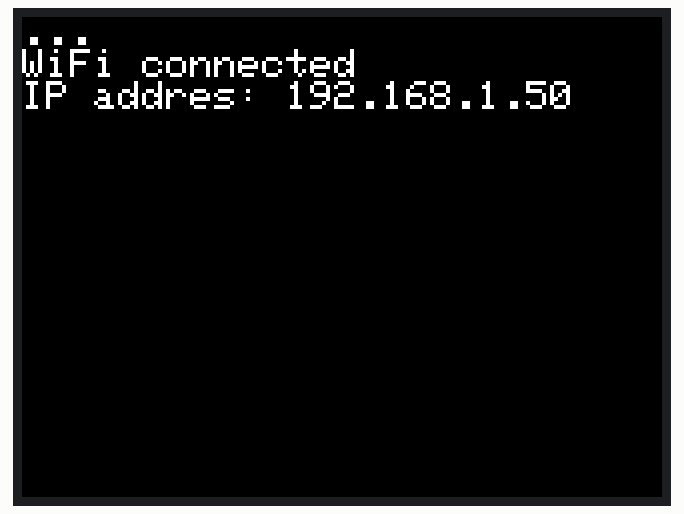
Bench run of a sketch on a simulated ESP32. On the bench: 320×240 colour display. WiFi joins after 1.5 s; servers stay silent unless stated; the local clock reads 2024-03-15 10:24:30 at power-on unless the sketch sets it.

Above: at 1.7 s.
At 2.3 s:
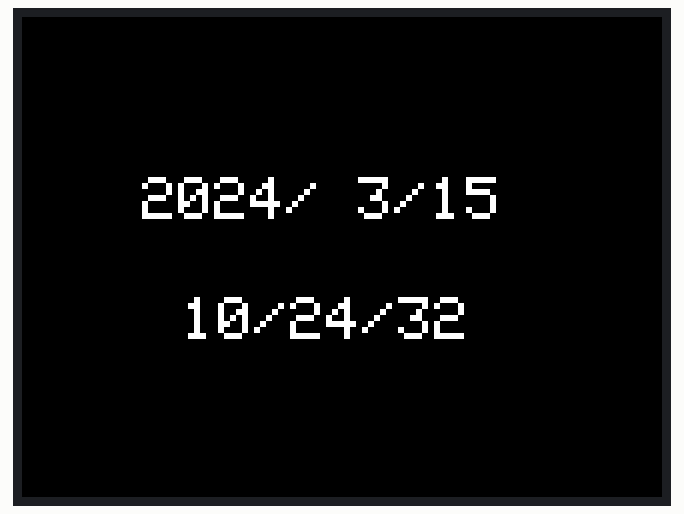
At 11.1 s:
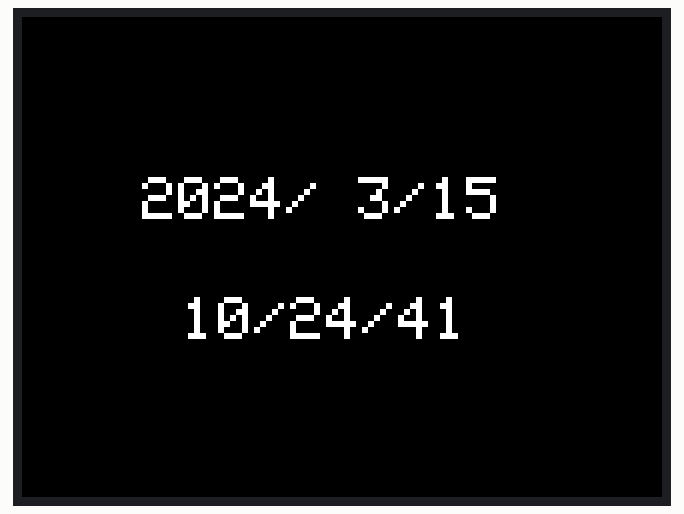
At 20.2 s:
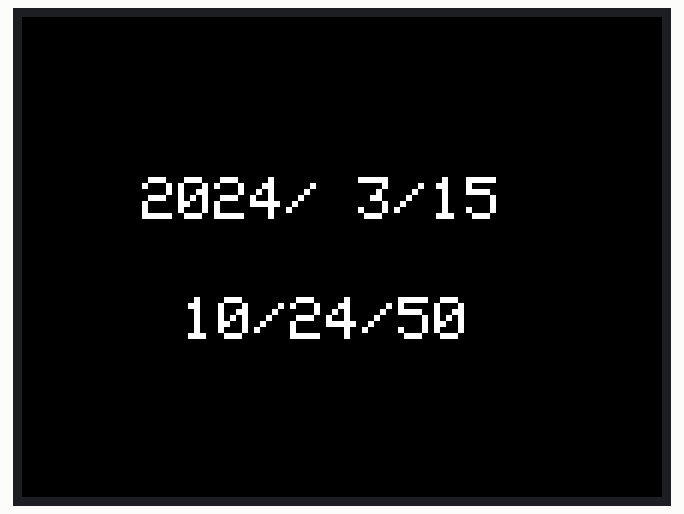
At 29.1 s:
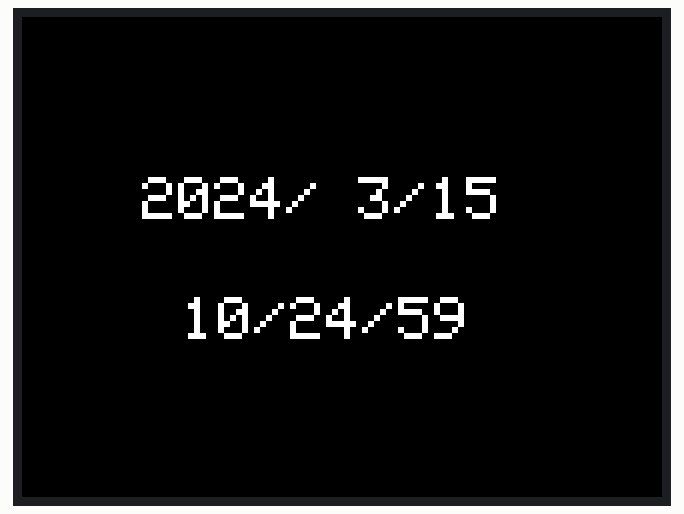
At 38.1 s:
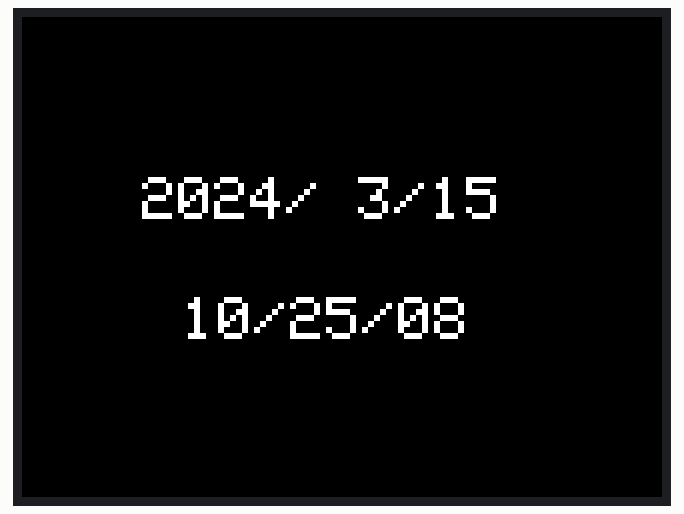

Measured:
- what the display in image 0 shows lasts 0.5 s, from 1.7 s to 2.2 s
- what the display in image 1 shows lasts 0.7 s, from 2.3 s to 3.0 s
- what the display in image 2 shows lasts 1.0 s, from 11.0 s to 12.0 s

The sketch:

ntp.ino
```cpp
#include <M5Stack.h>
#include <WiFi.h>

#define JST (3600L * 9) // Japan Time Difference

const char *ssid = "id";
const char *password = "password";

void setup() {
    M5.begin();
    M5.Lcd.setTextSize(2);

    WiFi.begin(ssid, password);
    while ( WiFi.status() != WL_CONNECTED ) {
        delay(500);
        M5.Lcd.print('.');
    }

    M5.Lcd.print("\r\nWiFi connected\r\nIP addres: ");
    M5.Lcd.println( WiFi.localIP() );

    delay(500);
    M5.Lcd.setTextSize(3);
    // Synchronize the time with the NTP server :
    configTime( JST, 0, "ntp.nict.jp", "time.google.com", "ntp.jst.mfeed.ad.jp" );
    /*
        JST : timezone
        0 : daylightOffset_sec(Summer Time)
        "ntp.nict.jp", "time.google.com", "ntp.jst.mfeed.ad.jp" : NTP server URL
    */
    M5.Lcd.fillScreen(BLACK);
}

void loop( ) {
    struct tm tm;
    if( getLocalTime(&tm) ) { // Get the time now
        M5.Lcd.setCursor(60, 80);
        M5.Lcd.printf( "%d/%2d/%2d", tm.tm_year + 1900, tm.tm_mon + 1, tm.tm_mday );
        M5.Lcd.setCursor( 80, 140 );
        M5.Lcd.printf( "%02d/%02d/%02d", tm.tm_hour, tm.tm_min, tm.tm_sec );
    }
    delay(100);
}
```
